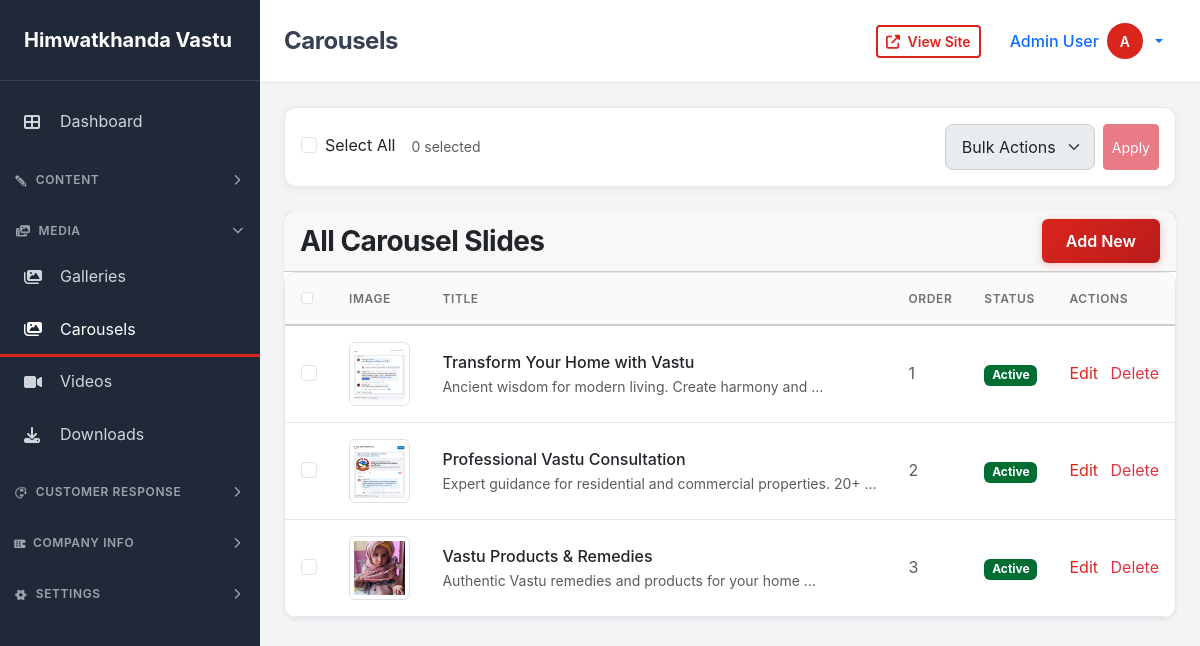
Page /dashboard/carousels/ (signed in) on the committed database.
### dashboard/models.py (models this page shows, shortened)
class CompanyInfo(models.Model):
    company_name = models.CharField(max_length=255, default='Himwatkhanda Vastu Pvt. Ltd.')
    description = models.TextField(blank=True)
    logo = models.ImageField(upload_to='company/', null=True, blank=True)
    favicon = models.ImageField(upload_to='company/', null=True, blank=True)
    email = models.EmailField(blank=True)
    phone = models.CharField(max_length=50, blank=True)
    address = models.TextField(blank=True)
    city = models.CharField(max_length=100, blank=True)
    state = models.CharField(max_length=100, blank=True)
    postal_code = models.CharField(max_length=20, blank=True)
    country = models.CharField(max_length=100, default='Nepal')
    latitude = models.DecimalField(max_digits=10, decimal_places=8, null=True, blank=True)
    longitude = models.DecimalField(max_digits=11, decimal_places=8, null=True, blank=True)
    facebook = models.URLField(blank=True)
    twitter = models.URLField(blank=True)
    instagram = models.URLField(blank=True)
    linkedin = models.URLField(blank=True)
    youtube = models.URLField(blank=True)
    whatsapp = models.CharField(max_length=50, blank=True)
    anthem = models.FileField(upload_to='company/anthem/', null=True, blank=True, help_text="Company anthem MP3 file")
    updated_at = models.DateTimeField(auto_now=True)
    class Meta:
        verbose_name = 'Company Info'
        verbose_name_plural = 'Company Info'
    @classmethod
    def get_instance(cls):
        instance, created = cls.objects.get_or_create(pk=1)
        return instance

class TimestampModel(models.Model):
    created_at = models.DateTimeField(auto_now_add=True)
    updated_at = models.DateTimeField(auto_now=True)
    class Meta:
        abstract = True

class Carousel(TimestampModel):
    STATUS_CHOICES = [
        ('active', 'Active'),
        ('inactive', 'Inactive'),
    ]
    title = models.CharField(max_length=255)
    caption = models.TextField(blank=True)
    image = models.ImageField(upload_to='carousel/')
    link_url = models.URLField(blank=True)
    sort_order = models.IntegerField(default=0)
    status = models.CharField(max_length=20, choices=STATUS_CHOICES, default='active')
    class Meta:
        verbose_name_plural = 'Carousels'
        ordering = ['sort_order', 'created_at']

### accounts/models.py (models this page shows, shortened)
class User(AbstractUser):
    ROLE_CHOICES = [
        ('user', 'User'),
        ('admin', 'Admin'),
    ]
    STATUS_CHOICES = [
        ('active', 'Active'),
        ('inactive', 'Inactive'),
        ('banned', 'Banned'),
    ]
    email = models.EmailField(unique=True)
    avatar = models.ImageField(upload_to='avatars/', null=True, blank=True)
    phone = models.CharField(max_length=50, blank=True)
    bio = models.TextField(blank=True)
    role = models.CharField(max_length=20, choices=ROLE_CHOICES, default='user')
    status = models.CharField(max_length=20, choices=STATUS_CHOICES, default='active')
    email_verified = models.BooleanField(default=False)
    email_verified_at = models.DateTimeField(null=True, blank=True)
    last_login_at = models.DateTimeField(null=True, blank=True)
    created_at = models.DateTimeField(auto_now_add=True)
    updated_at = models.DateTimeField(auto_now=True)
    class Meta:
        ordering = ['-created_at']
    @property
    def name(self):
        return f"{self.first_name} {self.last_name}".strip() or self.username
    @property
    def is_admin(self):
        return self.role == 'admin' or self.is_superuser

### dashboard/views.py (the view)
# urls.py: path('carousels/', views.CarouselListView.as_view(), name='carousel_list'),
class CarouselListView(BaseListView):
    model = Carousel
    template_name = 'dashboard/carousel_list.html'
    context_object_name = 'carousels'
    def get_queryset(self):
        return Carousel.objects.order_by('sort_order')

### templates/dashboard/carousel_list.html (shortened to what this page needs)
{% extends 'dashboard/base.html' %}
{% block page_title %}Carousels{% endblock %}
{% block dashboard_content %}
{% include 'dashboard/bulk_actions.html' with model_name='carousel' %}
<div class="card dashboard-card shadow-sm">
    <div class="card-header d-flex justify-content-between align-items-center">
        <h3 class="card-title mb-0">All Carousel Slides</h3>
        <a href="{% url 'dashboard:carousel_create' %}" class="btn btn-primary">
            Add New
        </a>
    </div>
    <div class="table-responsive">
        <table class="table table-hover dashboard-table mb-0">
            <thead class="table-light">
                <tr>
                    <th class="text-nowrap w-12">
                        <input type="checkbox" class="form-check-input" aria-label="Select all">
                    </th>
                    <th class="text-nowrap">Image</th>
                    <th class="text-nowrap">Title</th>
                    <th class="text-nowrap">Order</th>
                    <th class="text-nowrap">Status</th>
                    <th class="text-nowrap">Actions</th>
                </tr>
            </thead>
            <tbody>
                {% for carousel in carousels %}
                <tr>
                    <td class="text-nowrap">
                        <input type="checkbox" class="item-checkbox form-check-input" value="{{ carousel.pk }}">
                    </td>
                    <td class="text-nowrap">
                        {% if carousel.image %}
                        <img class="img-thumbnail" style="height: 64px; width: 96px; object-fit: cover;" src="{{ carousel.image.url }}" alt="">
                        {% else %}
                        <span class="text-muted">No image</span>
                        {% endif %}
                    </td>
                    <td class="text-nowrap">
                        <div class="fw-medium text-dark">{{ carousel.title }}</div>
                        {% if carousel.caption %}
                        <div class="small text-muted">{{ carousel.caption|truncatewords:8 }}</div>
                        {% endif %}
                    </td>
                    <td class="text-nowrap text-muted">{{ carousel.sort_order }}</td>
                    <td class="text-nowrap">
                        <span class="badge {% if carousel.status == 'active' %}bg-success{% else %}bg-secondary{% endif %}">
                            {{ carousel.get_status_display }}
                        </span>
                    </td>
                    <td class="text-nowrap">
                        <a href="{% url 'dashboard:carousel_edit' carousel.pk %}" class="text-primary text-decoration-none me-2">Edit</a>
                        <a href="{% url 'dashboard:carousel_delete' carousel.pk %}" class="text-danger text-decoration-none" onclick="return confirm('Are you sure?')">Delete</a>
                    </td>
                </tr>
                {% empty %}
                <tr>
                    <td colspan="6" class="text-center text-muted py-4">No carousel slides found.</td>
                </tr>
                {% endfor %}
            </tbody>
        </table>
    </div>
</div>
{% endblock %}

### templates/dashboard/base.html (shortened to what this page needs)
<!DOCTYPE html>
<html lang="en">
<head>
    {% load static %}
    <link href="https://cdn.jsdelivr.net/npm/bootstrap@5.3.2/dist/css/bootstrap.min.css" rel="stylesheet">
    <link rel="stylesheet" href="https://cdnjs.cloudflare.com/ajax/libs/font-awesome/6.5.1/css/all.min.css" />
    <link rel="stylesheet" href="{% static 'css/style.css' %}">
</head>
<body>
    <div class="dashboard-wrapper">
        <aside class="sidebar" id="sidebar">
            <div class="sidebar-brand">
                <a href="{% url 'dashboard:index' %}">
                    {% if company_info %}{{ company_info.company_name }}{% else %}Admin{% endif %}
                </a>
            </div>
            <nav class="sidebar-nav">
                <a href="{% url 'dashboard:index' %}" class="sidebar-link {% if request.resolver_match.url_name == 'index' %}active{% endif %}">
                    <i class="fas fa-th-large"></i>
                    <span>Dashboard</span>
                </a>
                <div class="sidebar-section collapsed" onclick="toggleDropdown('content-dropdown', this)">
                    <span><i class="fas fa-pencil-alt me-2"></i>Content</span>
                    <i class="fas fa-chevron-down"></i>
                </div>
                <div class="sidebar-section collapsed" onclick="toggleDropdown('media-dropdown', this)">
                    <span><i class="fas fa-photo-video me-2"></i>Media</span>
                    <i class="fas fa-chevron-down"></i>
                </div>
                <div id="media-dropdown" class="sidebar-dropdown collapsed">
                    <a href="{% url 'dashboard:gallery_list' %}" class="sidebar-link {% if 'gallery' in request.resolver_match.url_name %}active{% endif %}">
                        <i class="fas fa-images"></i>
                        <span>Galleries</span>
                    </a>
                    <a href="{% url 'dashboard:carousel_list' %}" class="sidebar-link {% if 'carousel' in request.resolver_match.url_name %}active{% endif %}">
                        <i class="fas fa-images"></i>
                        <span>Carousels</span>
                    </a>
                    <a href="{% url 'dashboard:video_list' %}" class="sidebar-link {% if 'video' in request.resolver_match.url_name %}active{% endif %}">
                        <i class="fas fa-video"></i>
                        <span>Videos</span>
                    </a>
                    <a href="{% url 'dashboard:download_list' %}" class="sidebar-link {% if 'download' in request.resolver_match.url_name %}active{% endif %}">
                        <i class="fas fa-download"></i>
                        <span>Downloads</span>
                    </a>
                </div>
                <div class="sidebar-section collapsed" onclick="toggleDropdown('customer-dropdown', this)">
                    <span><i class="fas fa-headset me-2"></i>Customer Response</span>
                    <i class="fas fa-chevron-down"></i>
                </div>
                <div class="sidebar-section collapsed" onclick="toggleDropdown('company-dropdown', this)">
                    <span><i class="fas fa-building me-2"></i>Company Info</span>
                    <i class="fas fa-chevron-down"></i>
                </div>
                <div class="sidebar-section collapsed" onclick="toggleDropdown('settings-dropdown', this)">
                    <span><i class="fas fa-cog me-2"></i>Settings</span>
                    <i class="fas fa-chevron-down"></i>
                </div>
            </nav>
        </aside>
        <div class="main-content">
            <header class="top-header">
                <div class="d-flex align-items-center justify-content-between">
                    <div class="d-flex align-items-center">
                        <h1 class="h4 mb-0 fw-bold">{% block page_title %}Dashboard{% endblock %}</h1>
                    </div>
                    <div class="d-flex align-items-center gap-3">
                        <a href="{% url 'pages:home' %}" target="_blank" class="btn btn-outline-primary btn-sm" title="View Site">
                            <i class="fas fa-external-link-alt me-1"></i>
                            <span class="d-none d-sm-inline">View Site</span>
                        </a>
                        <div class="dropdown user-dropdown">
                            <button class="btn btn-link text-decoration-none dropdown-toggle d-flex align-items-center gap-2" type="button" data-bs-toggle="dropdown" aria-expanded="false">
                                <span class="d-none d-sm-inline fw-medium">{{ user.name }}</span>
                                {% if user.avatar %}
                                <img class="user-avatar" src="{{ user.avatar.url }}" alt="{{ user.name }}">
                                {% else %}
                                <div class="user-avatar-placeholder">{{ user.username|first|upper }}</div>
                                {% endif %}
                            </button>
                        </div>
                    </div>
                </div>
            </header>
            <main class="content-wrapper">
                {% block dashboard_content %}{% endblock %}
            </main>
        </div>
    </div>
</body>
</html>

### rows in the picture
CompanyInfo: company_name "Himwatkhanda Vastu"
User: name "Admin User", username|first "A"
Carousel: image (picture), title "Transform Your Home with Vastu", caption "Ancient wisdom for modern living. Create harmony and …", sort_order "1", status "Active"
Carousel: image (picture), title "Professional Vastu Consultation", caption "Expert guidance for residential and commercial properties. 20+ …", sort_order "2", status "Active"
Carousel: image (picture), title "Vastu Products & Remedies", caption "Authentic Vastu remedies and products for your home …", sort_order "3", status "Active"
